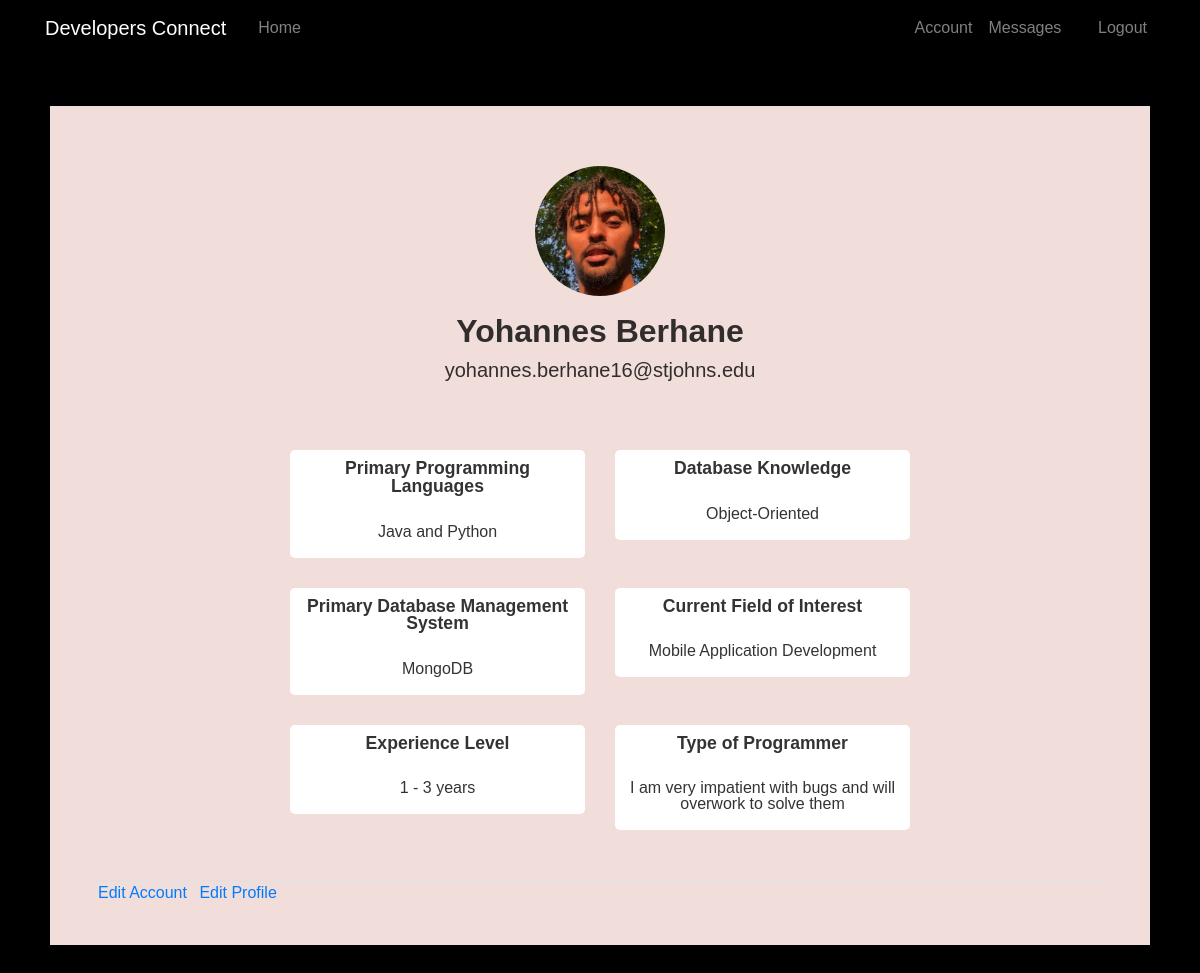
/account (signed in), run on the app's committed database.
### dating/models.py (models this page shows, shortened)
class User(db.Model, UserMixin):  #This class defines several fields as class variables.
    __tablename__ = 'users'
    id = db.Column(db.Integer, autoincrement=True, primary_key=True)
    firstname = db.Column(db.String(100), nullable=False)
    lastname = db.Column(db.String(100), nullable=False)
    email = db.Column(db.String(100), nullable=False, unique=True)
    username = db.Column(db.String(100), nullable=False)
    password = db.Column(db.String(100), nullable=False)
    date_of_birth = db.Column(db.String(100), nullable=False)
    image_file = db.Column(db.String(20), nullable=True, default='default.jpg')
    messages_sent = db.relationship('Message',
                                    foreign_keys='Message.sender_id',
                                    backref='sender', lazy='dynamic')
    messages_received = db.relationship('Message',
                                        foreign_keys='Message.recipient_id',
                                        backref='recipient', lazy='dynamic')
    last_message_read_time = db.Column(db.DateTime)
    notifications = db.relationship('Notification', backref='user',
                                    lazy='dynamic')
    def new_messages(self):
        last_read_time = self.last_message_read_time or datetime(1900, 1, 1)
        return Message.query.filter_by(recipient=self).filter(
            Message.timestamp > last_read_time).count()

class FavProgrammingLang(db.Model):
    __tablename__ = 'fav_programming_lang'
    fav_lang_id = db.Column(db.Integer, autoincrement=True, primary_key=True)
    fav_lang_name = db.Column(db.String(40), nullable=False)
    interest = db.relationship('Interest',
                            backref=db.backref('fav_programming_lang'))

class SecondFavProgrammingLang(db.Model):
    __tablename__ = 'second_fav_lang'
    fav_lang_id= db.Column(db.Integer, autoincrement=True,
                                            primary_key=True)
    fav_lang_name = db.Column(db.String(40), nullable=False)
    interest = db.relationship('Interest',
                            backref=db.backref('second_fav_lang'))

class DatabaseKnowledge(db.Model):
    __tablename__ = 'database_knowledge'
    database_knowledge_id = db.Column(db.Integer, autoincrement=True, primary_key=True)
    database_knowledge_name = db.Column(db.String(40), nullable=False)
    interest = db.relationship('Interest',
                            backref=db.backref('database_knowledge'))

class FavDatabaseSystem(db.Model):
    __tablename__ = 'fav_database_system'
    fav_database_system_id = db.Column(db.Integer, autoincrement=True, primary_key=True)
    fav_database_system_name= db.Column(db.String(40), nullable=False)
    interest = db.relationship('Interest',
                            backref=db.backref('fav_database_system'))

class FieldInterest(db.Model):
    __tablename__ = 'field_interest'
    field_interest_id = db.Column(db.Integer, autoincrement=True, primary_key=True)
    field_interest_name= db.Column(db.String(40), nullable=False)
    interest = db.relationship('Interest',
                            backref=db.backref('field_interest'))

class ExperienceLevel(db.Model):
    __tablename__ = 'experience'
    experience_id = db.Column(db.Integer, autoincrement=True, primary_key=True)
    experience_name = db.Column(db.String(40), nullable=False)
    interest = db.relationship('Interest',
                            backref=db.backref('experience'))

class ProgrammerType(db.Model):
    __tablename__ = 'programmer_type'
    programmer_type_id = db.Column(db.Integer, autoincrement=True, primary_key=True)
    programmer_type_name = db.Column(db.String(40), nullable=False)
    interest = db.relationship('Interest',
                            backref=db.backref('programmer_type'))

### dating/routes.py (the view)
@app.route("/account")
@login_required
def account():
    selected_interests = []
    user_interests = Interest.query.filter_by(interest_id=current_user.id).first()
    user_fav_programming_lang_id = user_interests.fav_programming_lang_id
    user_second_fav_lang_id = user_interests.second_fav_lang_id
    user_database_knowledge_id = user_interests.database_knowledge_id
    user_fav_database_system_id = user_interests.fav_database_system_id
    user_field_interest_id = user_interests.field_interest_id
    user_programmer_type_id = user_interests.programmer_type_id
    user_experience_id= user_interests.experience_id
    fav_lang = FavProgrammingLang.query.filter_by(fav_lang_id=user_fav_programming_lang_id).first()
    second_fav_lang = SecondFavProgrammingLang.query.filter_by(fav_lang_id=user_second_fav_lang_id).first()
    database_knowledge = DatabaseKnowledge.query.filter_by(database_knowledge_id=user_database_knowledge_id).first()
    fav_database_system = FavDatabaseSystem.query.filter_by(fav_database_system_id=user_fav_database_system_id).first()
    field_interest = FieldInterest.query.filter_by(field_interest_id=user_field_interest_id).first()
    programmer_type = ProgrammerType.query.filter_by(programmer_type_id=user_programmer_type_id).first()
    experience = ExperienceLevel.query.filter_by(experience_id=user_experience_id).first()
    selected_interests.append(fav_lang.fav_lang_name)
    selected_interests.append(second_fav_lang.fav_lang_name)
    selected_interests.append(database_knowledge.database_knowledge_name)
    selected_interests.append(fav_database_system.fav_database_system_name)
    selected_interests.append(field_interest.field_interest_name)
    selected_interests.append(programmer_type.programmer_type_name)
    selected_interests.append(experience.experience_name)
    return render_template('account.html', title='Account', selected_interests=selected_interests)

### dating/models.py (called while the page is built)
@login.user_loader
def load_user(id):
    return User.query.get(int(id))

### dating/templates/account.html
{% extends "profilelayout.html" %}
{% block content %}
<div class="pfl-wrapper">
	<article>
		<div class="profile-photo">
      <img src="static/profilepics/{{current_user.image_file}}" width="130" height="130" />
    </div>
		<div class="profile-info">
      <h1>{{ current_user.firstname }} {{ current_user.lastname}}</h1>
      <h5>{{ current_user.email }}</h5>
		</div>
		<div class="col-xs-12">
      <div class="col-md-2 people"></div>
			<div class="col-md-8 posts">
				<div class="col-xs-12 col-lg-12 col-xl-6 tile">
					<div class="inner">
            <h4>Primary Programming Languages</h4>
            <h5>{{ selected_interests[0]}} and {{selected_interests[1]}}</h5>
					</div>
				</div>
				<div class="col-xs-12 col-lg-12 col-xl-6 tile">
					<div class="inner">
            <h4>Database Knowledge</h4>
            <h5>{{ selected_interests[2]}}</h5>
					</div>
        </div>
        <div class="col-xs-12 col-lg-12 col-xl-6 tile">
					<div class="inner">
            <h4>Primary Database Management System</h4>
            <h5>{{ selected_interests[3]}}</h5>
					</div>
				</div>
				<div class="col-xs-12 col-lg-12 col-xl-6 tile">
					<div class="inner">
            <h4>Current Field of Interest</h4>
            <h5>{{ selected_interests[4]}}</h5>
					</div>
				</div>
				<div class="col-xs-12 col-lg-12 col-xl-6 tile">
					<div class="inner">
            <h4>Experience Level</h4>
            <h5>{{ selected_interests[6]}}</h5>
					</div>
        </div>
        <div class="col-xs-12 col-lg-12 col-xl-6 tile">
					<div class="inner">
            <h4>Type of Programmer</h4>
            <h5>{{ selected_interests[5]}}</h5>
					</div>
        </div>
			</div>
    </div>
  </article>
  <div class="border-top pt-8">
    <meduim class="text-muted">
      <a class="ml-2" href="{{ url_for('edit_profile') }}">Edit Account</a>
      <a class="ml-2" href="{{ url_for('edit_interests') }}">Edit Profile</a>
    </meduim>
  </div>
</div>
{% endblock content %}

### dating/static/profile.css (style rules this page uses)
body { width: 100%; height: 100%; min-height: 100vh; margin: 0; background-color: black; font-family: 'Poppins', sans-serif; color: rgba(0,0,0,0.8); }
.pfl-wrapper { display: block; width: auto; height: 100%; padding: 40px; margin: 50px; background-color: #f1deda; box-shadow: 0 0 50px rgba(0,0,0,0.08); overflow: auto; }
article { display: block; width: auto; height: auto; padding: 20px 0; overflow: auto; }
article .profile-photo { display: block; width: 130px; height: 130px; border-radius: 50%; background-color: #fff; margin: 0 auto; background-size: 230%; background-position: 80% 0%; background-repeat: no-repeat; position: relative; overflow: hidden; }
article .profile-info { display: block; width: 100%; max-width: 400px; margin: 0 auto; text-align: center; }
article .profile-info h1 { font-size: 2em; font-weight: 600; margin-top: 0.5em; }
article .people, article .posts { display: inline-block; width: 100%; margin: 60px 0 0; float: left; }
article .posts .tile { display: inline-block; float: left; margin-bottom: 30px; }
article .posts .tile:nth-of-type(2n+1) { clear: both; }
img { width: 100%; height: 100%; position: absolute; top: 0; left: 0; }
article .posts .tile .inner { display: block; width: 100%; overflow: hidden; border-radius: 5px; -webkit-border-radius: 5px; background-color: #fff; cursor: pointer; transition: box-shadow 0.25s; }
article .posts .tile .inner h4 { font-size: 1.1em; line-height: 1.0em; padding: 10px 10px 10px; transition: color 0.25s; font-weight: bold; text-align: center; }
article .posts .tile .inner h5 { font-size: 1em; line-height: 1.0em; padding: 10px 10px 10px; transition: color 0.25s; text-align: center; }

### data on the page
User: image_file (picture), firstname "Yohannes", lastname "Berhane", email "yohannes.berhane16@stjohns.edu"
FavProgrammingLang: fav_lang_name "Java"
SecondFavProgrammingLang: fav_lang_name "Python"
DatabaseKnowledge: database_knowledge_name "Object-Oriented"
FavDatabaseSystem: fav_database_system_name "MongoDB"
FieldInterest: field_interest_name "Mobile Application Development"
ExperienceLevel: experience_name "1 - 3 years"
ProgrammerType: programmer_type_name "I am very impatient with bugs and will overwork to solve them"
